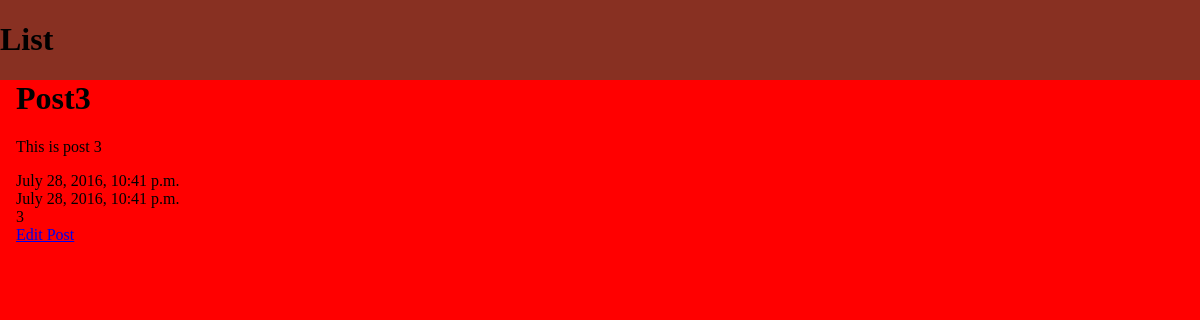
The page /posts/3/ on the database as committed earlier.
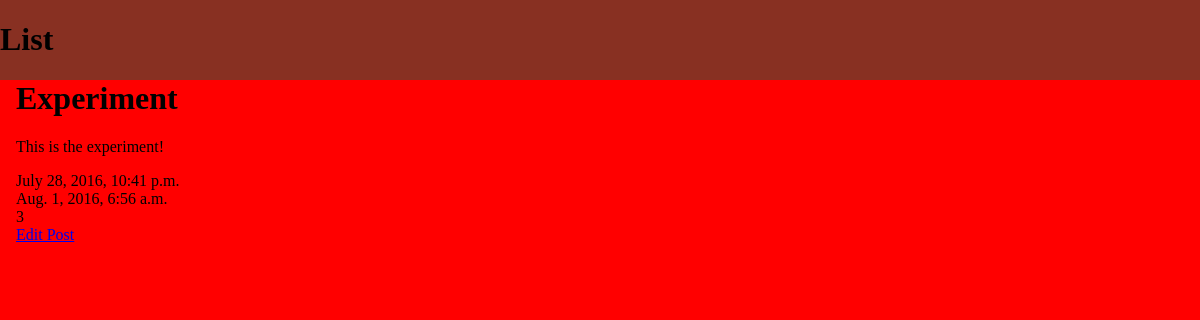
The same page on the database as committed later.
### posts/models.py (models this page shows, shortened)
class Post(models.Model): #creates a class which creates objects
	title = models.CharField(max_length=100)
	content = models.TextField()
	update = models.DateTimeField(auto_now=True, auto_now_add=False)			#when last saved
	timestamp = models.DateTimeField(auto_now=False, auto_now_add=True) #when added initially

### posts/views.py (the view)
# urls.py: url(r'^(?P<id>\d+)/$', post_detail, name= "detail"),
def post_detail(request, id=None):
	instance = get_object_or_404(Post, id=id)
	context = {"title":instance.title, "instance": instance,}
	return render(request, 'post_detail.html', context)

### templates/post_detail.html (shortened to what this page needs)
<!DOCTYPE html>
<html lang="en">
<head>
</head>
<body>
<h1><a href = "{% url 'posts:list'%}">List</a></h1>
<div class = "content">
	<h1>{{instance.title}}</h1>
	<p>{{instance.content | safe}} </p>
	{{instance.timestamp}}<br/>
	{{instance.update}}<br/>
	{{instance.id}}<br/>
	<a href = "{% url 'posts:update' id=instance.id %}">Edit Post</a>
</div>
</body>
</html>

Rows that differ between the two databases and show on the page:
changed Post id 3: title "Post3" → "Experiment"; content "This is post 3" → "This is the experiment!"; update "July 28, 2016, 10:41 p.m." → "Aug. 1, 2016, 6:56 a.m."
